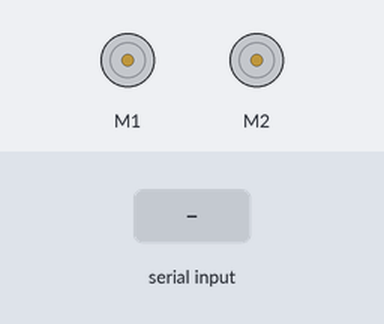
Simulated run of this sketch. Board: Arduino Uno, built with avr-gcc and run on an emulated ATmega328P. On the bench: 2 × DC motor (green arrow = forward, orange = backward, longer = faster). The test bench sets the inputs (shaded band).

Above: at 1.2 s.
1.3 s: "F" received over Serial
At 2.5 s:
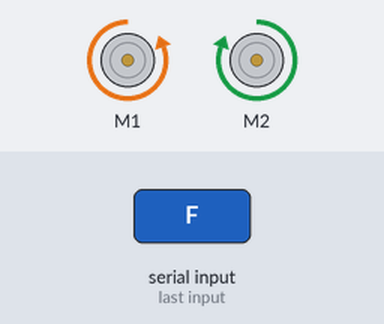
2.8 s: "B" received over Serial
At 3.7 s:
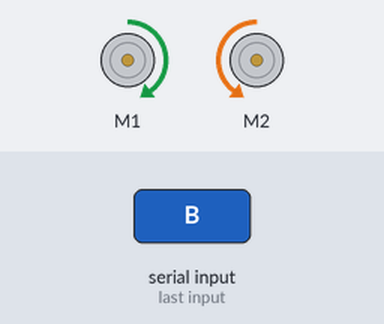
4.3 s: "L" received over Serial
At 4.9 s:
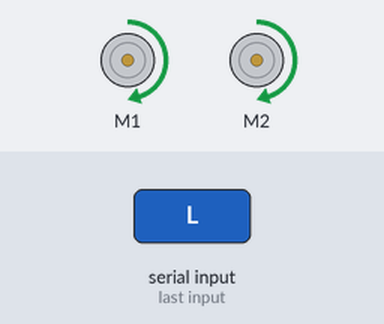
5.8 s: "R" received over Serial
At 7.0 s:
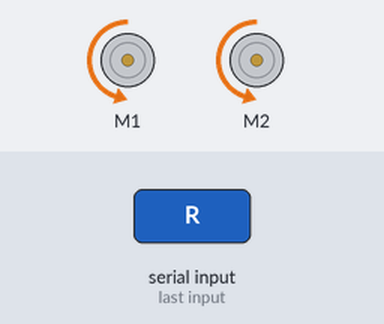
7.3 s: "S" received over Serial
At 8.4 s:
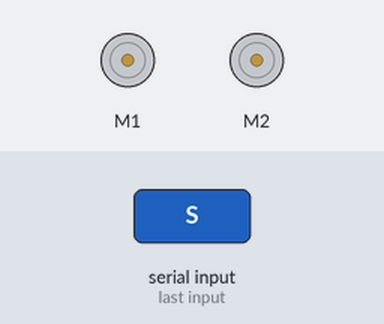
Timing chart, 0 to 9.8 s (numbered marks = the images above; inputs shaded):
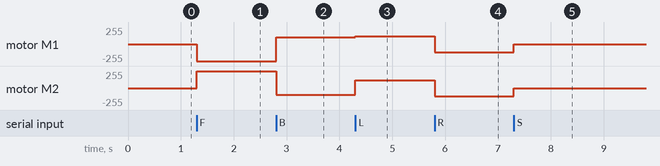

Measured:
- after the input at 1.3 s, motor M1: stopped → backward 255/255 at once; motor M2: stopped → forward 255/255 at once
- after the input at 2.8 s, motor M1: backward 255/255 → forward 100/255 at once; motor M2: forward 255/255 → backward 100/255 at once
- after the input at 4.3 s, motor M1: forward 100/255 → forward 120/255 at once; motor M2: backward 100/255 → forward 120/255 at once
- after the input at 5.8 s, motor M1, motor M2: forward 120/255 → backward 120/255 at once
- after the input at 7.3 s, motor M1, motor M2: backward 120/255 → stopped at once

The sketch:

UserControl.ino
```cpp
#include <MeMCore.h>  // Include the mBot's motor control library

MeDCMotor motor1(M1);  // Motor on port M1
MeDCMotor motor2(M2);  // Motor on port M2

void setup() {
  Serial.begin(9600);  // Initialize serial communication at 9600 baud
}

void loop() {
  if (Serial.available()) {  // Check if data is available to read
    char command = Serial.read();  // Read the incoming byte

    switch(command) {
      case 'F':  // Move forward
        motor1.run(-255);  // Full speed forward for motor1  NEEDS TROUBLESHOOTING
        motor2.run(255);  // Full speed forward for motor2
        break;
      case 'B':  // Move backward
        motor1.run(100);  // Full speed backward for motor1
        motor2.run(-100);  // Full speed backward for motor2
        break;
      case 'L':  // Turn left
        motor1.run(120);  // Reverse motor1 to turn left
        motor2.run(120);   // Forward motor2 to turn left
        break;
      case 'R':  // Turn right
        motor1.run(-120);   // Forward motor1 to turn right
        motor2.run(-120);  // Reverse motor2 to turn right
        break;
      case 'S':  // Stop
        motor1.run(0);  // Stop motor1
        motor2.run(0);  // Stop motor2
        break;
      default:
        break;
    }
  }
}
```
